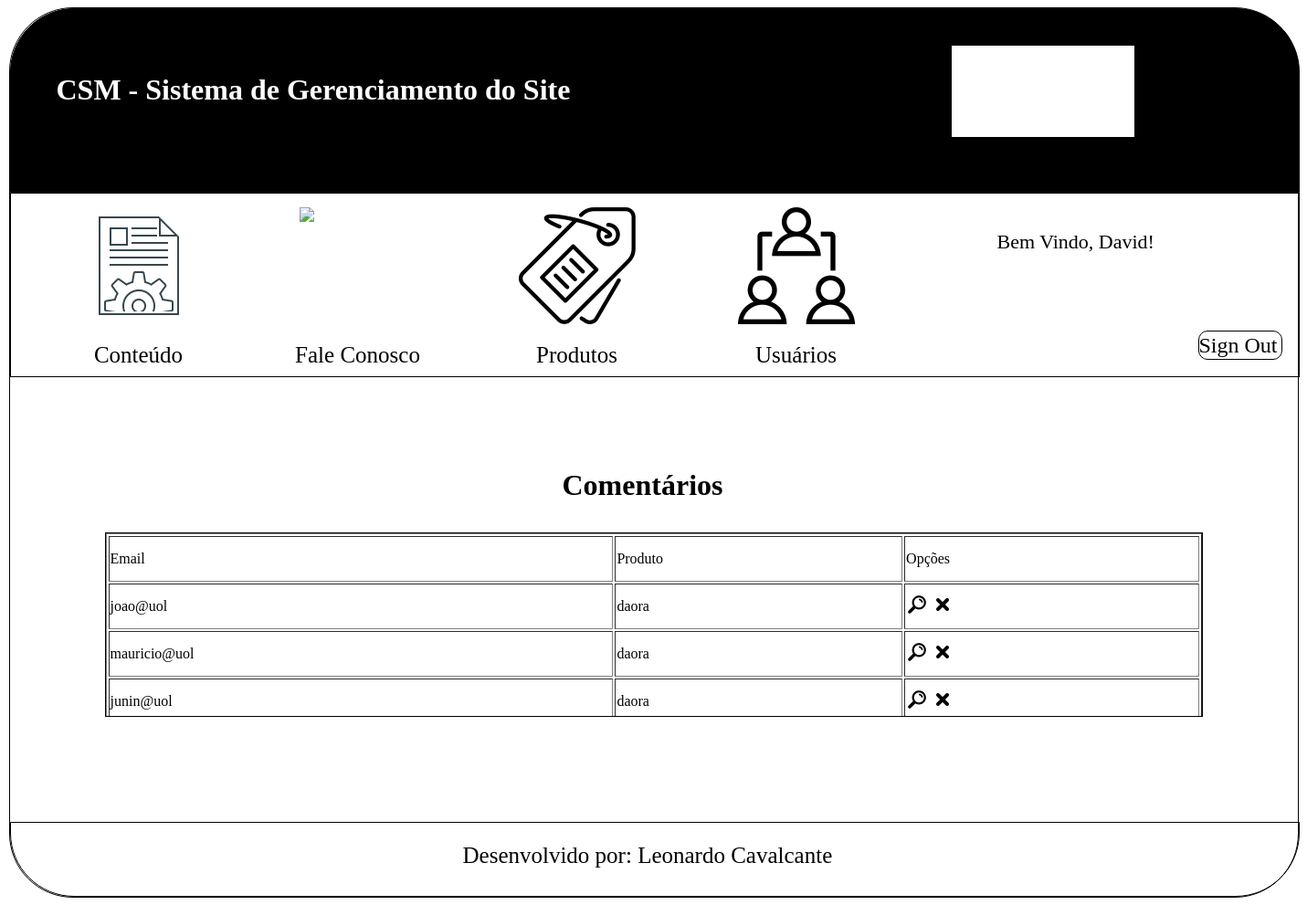
The app's page /CMS/admFaleConosco.php with its own data.
### tables this page shows
CREATE TABLE `tbl_fale_conosco` (
  `id` int(11) NOT NULL AUTO_INCREMENT,
  `nome` varchar(40) NOT NULL,
  `telefone` varchar(15) DEFAULT NULL,
  `celular` varchar(15) DEFAULT NULL,
  `sexo` char(1) NOT NULL,
  `profissao` varchar(30) NOT NULL,
  `email` varchar(40) DEFAULT NULL,
  `homePage` varchar(100) DEFAULT NULL,
  `linkFacebook` varchar(100) DEFAULT NULL,
  `informacoesProduto` varchar(100) DEFAULT NULL,
  `critica` text,
  PRIMARY KEY (`id`)
);

### CMS/admFaleConosco.php (the view, shortened to what this page needs)
<?php
    $conexao = getConexao();
?>
<!doctype html>
<html>
    <head>
        <link rel="stylesheet" href="css/style.css" type="text/css">
    </head>
    <body>
        <div class="caixa_principal">
            <header>
                <div class="caixa_header">
                    <div class="caixa_header_label">
                        <h1>CSM - Sistema de Gerenciamento do Site</h1>
                    </div>
                    <div class="caixa_logo">
                    </div>
                </div>
            </header>
            <div class="caixa_menu">
                <div class="caixa_menu_seg_nav">
                    <div class="caixa_menu_adm">
                        <a href="index.php">
                            <div class="caixa_menu_adm_img">
                                <img src="imagens/admCont.png">
                            </div>
                            <div class="caixa_menu_adm_titulo">
                                <p>Conteúdo</p>
                            </div>
                        </a>
                    </div>
                    <div class="caixa_menu_adm">
                        <div class="caixa_menu_adm_img">
                            <img src="imagens/admFale.png">
                        </div>
                        <div class="caixa_menu_adm_titulo">
                            <p>Fale Conosco</p>
                        </div>
                    </div>
                    <div class="caixa_menu_adm">
                        <div class="caixa_menu_adm_img">
                            <img src="imagens/admProduct.png">
                        </div>
                        <div class="caixa_menu_adm_titulo">
                            <p>Produtos</p>
                        </div>
                    </div>
                    <div class="caixa_menu_adm">
                        <div class="caixa_menu_adm_img">
                            <img src="imagens/admUsers.png">
                        </div>
                        <div class="caixa_menu_adm_titulo">
                            <p>Usuários</p>
                        </div>
                    </div>
                </div>
                <div class="caixa_menu_direita">
                    <div class="caixa_bem_vindo">
                        <p>Bem Vindo, David!</p>
                    </div>
                    <div class="caixa_sair">
                        <a href="../index.php"><div class="caixa_btnSair">Sign Out</div></a>
                    </div>
                </div>
            </div>
            <div class="caixa_fale_titulo">
                <h1>Comentários </h1>
            </div>
            <div class="caixa_fale_comentarios">
                <table width="100%" border="1px">
                    <tr height="50px">
                        <td>
                            Email
                        </td>
                        <td>
                            Produto
                        </td>
                        <td>
                            Opções
                        </td>
                    </tr>
                    <?php
                        $sql = "select id, email, informacoesProduto from tbl_fale_conosco";
                        $select = mysqli_query($conexao, $sql);
                        while($rsConsulta = mysqli_fetch_array($select)){
                    ?>
                    <tr height="50px">
                        <td>
                            <?php
                                echo($rsConsulta['email']);
                            ?>
                        </td>
                        <td>
                            <?php
                                echo($rsConsulta['informacoesProduto']);
                            ?>
                        </td>
                        <td>
                            <a href="#" class="visualizar" onclick="modal(<?php echo($rsConsulta['id']) ?>)">
                                <img src="imagens/search.png">
                            </a>
                            <a href="admFaleConosco.php?opt=excluir&id=<?php echo($rsConsulta['id'])?>">
                                <img src="imagens/delete.png">
                            </a>
                        </td>
                    </tr>
                    <?php
                        }
                    ?>
                </table>
            </div>
            <footer>
                <div class="caixa_footer">
                    <div class="caixa_footer_texto">
                        Desenvolvido por: Leonardo Cavalcante
                    </div>
                </div>
            </footer>
        </div>
    </body>
</html>

### CMS/css/style.css (style rules this page uses)
p, h1, h2, h3, a { padding: 0; margin: 0; text-decoration: none; }
a { color: black; }
.caixa_principal { min-height: 800px; height: auto; width: 1410px; border: solid 1px black; margin-right: auto; margin-left: auto; border-radius: 70px; }
.caixa_header { width: 100%; height: 200px; border: solid 1px black; border-top-left-radius: 70px; border-top-right-radius: 70px; background-color: black; color: white; }
.caixa_header_label { width: 580px; height: 40px; margin-top: 70px; margin-left: 50px; float: left; }
.caixa_logo { height: 100px; width: 200px; background-image: url(../../imagens/logo1.png); background-color: white; float: left; margin-left: 400px; margin-top: 40px; }
.caixa_menu { width: 100%; height: 200px; border: solid 1px black; }
.caixa_menu_seg_nav { height: 200px; width: 1000px; margin-top: 15px; float: left; }
.caixa_menu_adm { height: 170px; width: 200px; margin-left: 40px; float: left; }
.caixa_menu_adm_img { height: 128px; width: 128px; //background-color: darkblue; margin-right: auto; margin-left: auto; }
.caixa_menu_adm_titulo { height: 35px; width: 200px; margin-top: 20px; font-size: 25px; text-align: center; }
.caixa_btnSair { width: 90px; height: 30px; border: solid 1px black; align-content: center; border-radius: 10px; }
.caixa_menu_direita { height: 100%; width: 410px; float: left; }
.caixa_bem_vindo { height: 30px; width: 210px; margin-top: 40px; margin-left: 80px; font-size: 22px; }
.caixa_sair { width: 90px; height: 30px; margin-top: 80px; margin-left: 300px; font-size: 24px; }
.caixa_fale_titulo { margin-top: 100px; margin-bottom: 30px; width: 200px; height: 40px; margin-right: auto; margin-left: auto; }
.caixa_fale_comentarios { width: 1200px; min-height: 150px; max-height: 200px; margin-bottom: 100px; height: auto; border: solid 1px black; margin-right: auto; margin-left: auto; overflow: auto; }
.caixa_footer { width: 100%; height: 80px; border: solid 1px black; margin-top: 115px; border-bottom-left-radius: 70px; border-bottom-right-radius: 70px; }
.caixa_footer_texto { width: 420px; height: 40px; margin-right: auto; margin-left: auto; margin-top: 22px; font-size: 25px; }

### records on screen
tbl_fale_conosco: email "joao@uol", informacoesProduto "daora"
tbl_fale_conosco: email "mauricio@uol", informacoesProduto "daora"
tbl_fale_conosco: email "junin@uol", informacoesProduto "daora"
